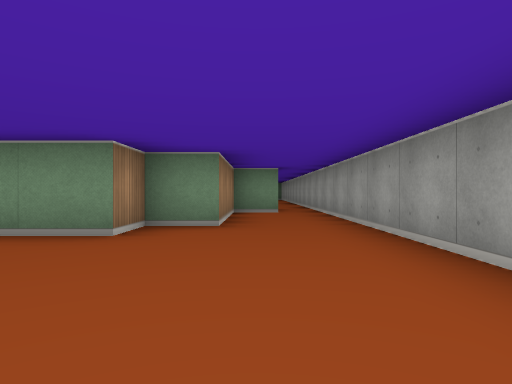
view 1 (above)

19 first-person views from a walk through a cub3D maze. The camera is about half as high as the walls, looks level and sees 75° across. The floor is counted in squares. Each view is taken from the middle of a square. On the plan, view 1 faces up. The plan holds only what a view shows up to about 9 squares ahead; the rest is blank.

view 2
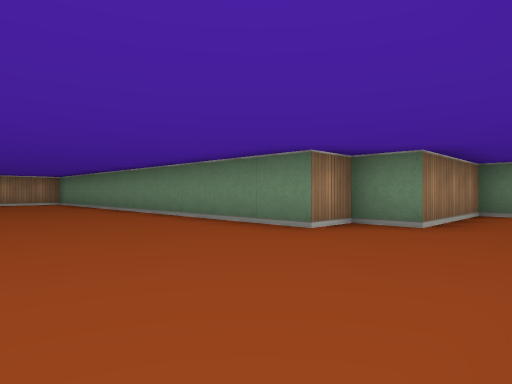

view 3
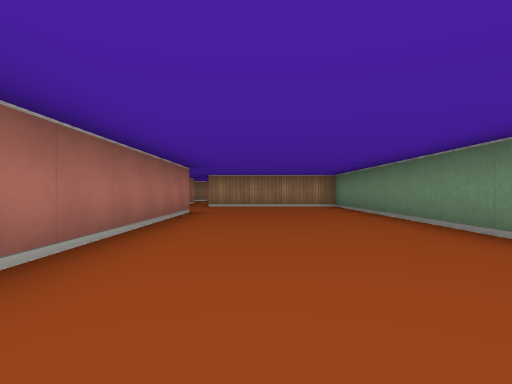

view 4
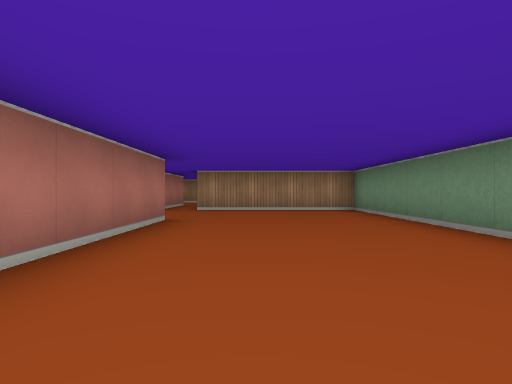

view 5
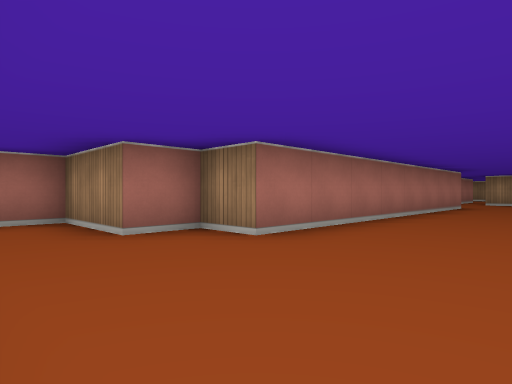

view 6
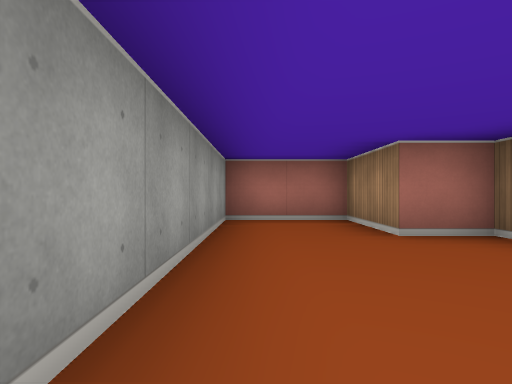

view 7
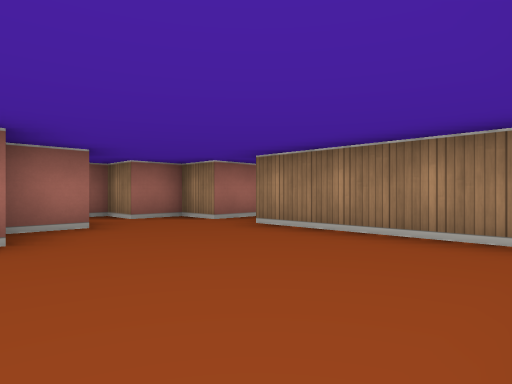

view 8
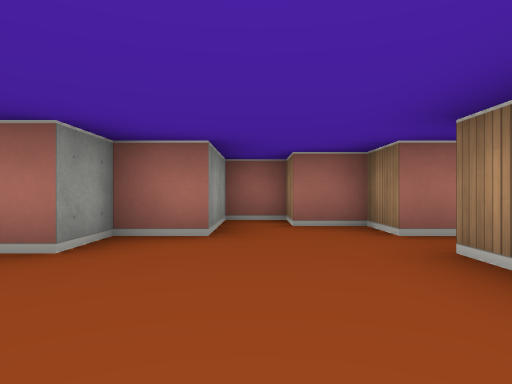

view 9
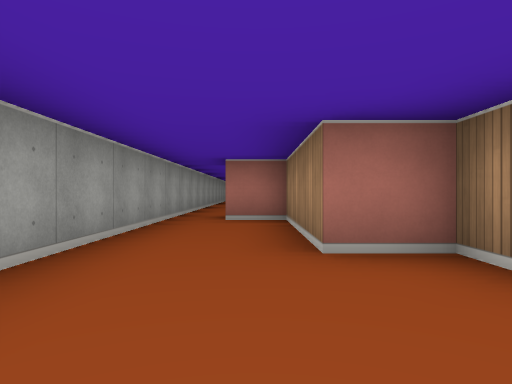

view 10
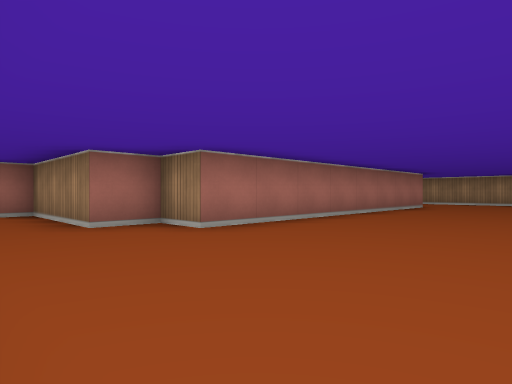

view 11
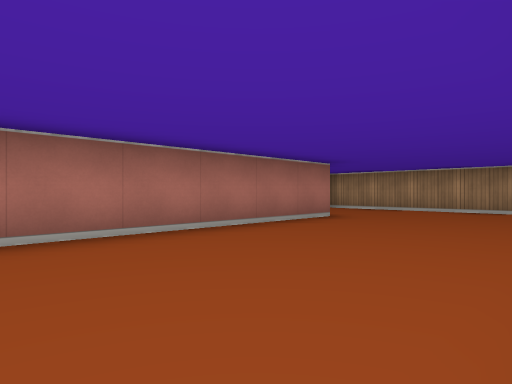

view 12
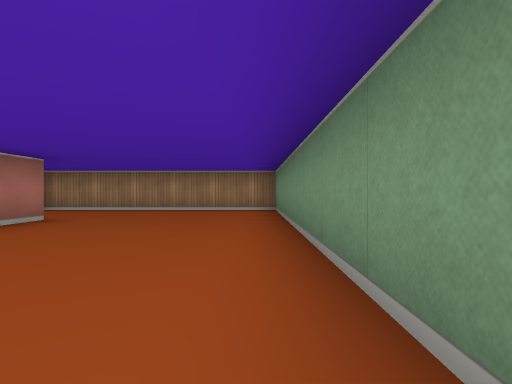

view 13
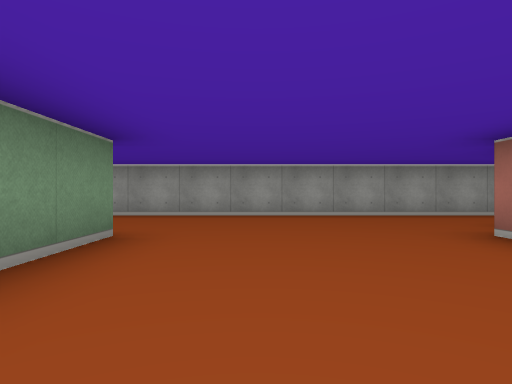

view 14
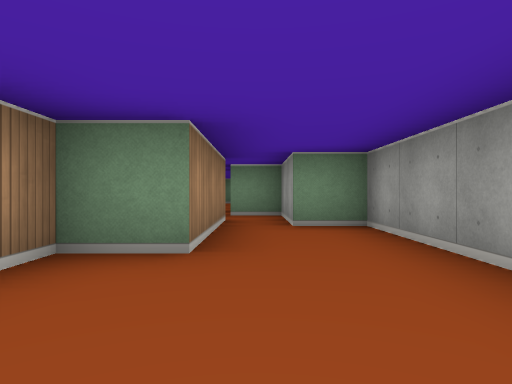

view 15
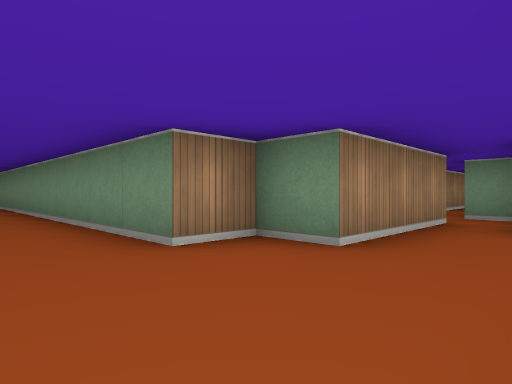

view 16
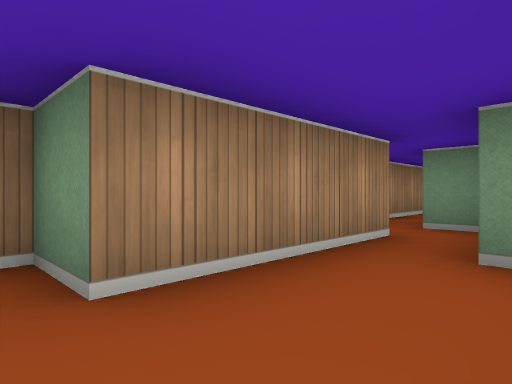

view 17
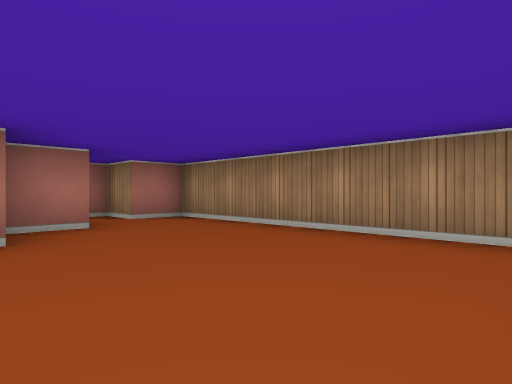

view 18
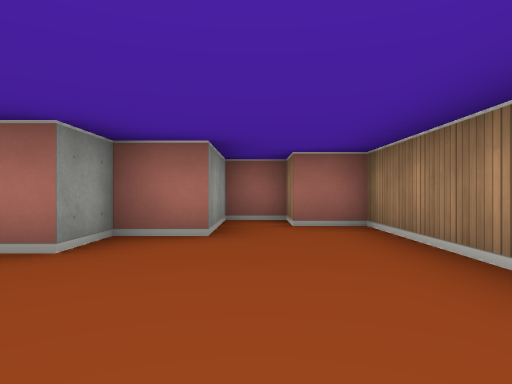

view 19
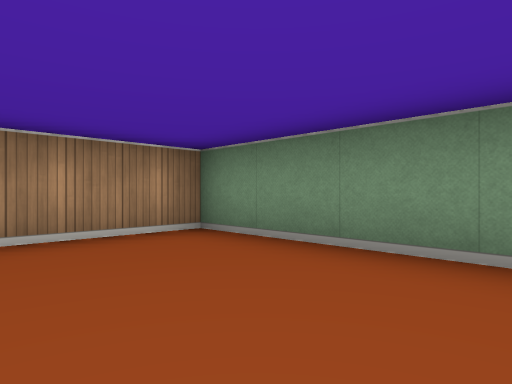

### Floor plan
Ten units are one square. View 1 is at (0, 0); x grows to the right and y downward. Boxes are objects, and circles mark ways between rooms. Rooms are numbered by the first view taken in them; rooms with no view inside come last. Other rooms are left out.
<svg viewBox="-135 -210 155 250">
<path fill="none" stroke="#000" d="M-125 15 -125 25 -115 25 -115 35 -105 35 -105 15 -95 15 -95 5 -15 5 -15 15 -5 15 -5 35 15 35 15 -85M6 -75 -5 -75 -5 -45 -15 -45 -15 -35 -125 -35 -125 5M-5 -205 -5 -175 -15 -175 -15 -165 -125 -165 -125 -105 -115 -105 -115 -95 -105 -95 -105 -115 -95 -115 -95 -125 -15 -125 -15 -115 -5 -115 -5 -85 5 -85M15 -85 15 -195 5 -195 5 -205"/>
<circle cx="10" cy="-80" r="3" fill="#2a7"/>
<text x="-50" y="-10">1</text>
<text x="-50" y="-140">2</text>
</svg>
Room 1 opens to room 2.

Where each view was taken, in squares from view 1:
view 1: 0 up, 0 right, facing up
view 2: 0 up, 1 right, facing up-left
view 3: 1 up, 2 left, facing left
view 4: 1 up, 4 left, facing left
view 5: 2 up, 1 right, facing down-left
view 6: 2 up, 1 right, facing down
view 7: 3 up, 9 left, facing down-left
view 8: 2 up, 11 left, facing down
view 9: 14 up, 0 right, facing down
view 10: 16 up, 1 right, facing down-left
view 11: 16 up, 4 left, facing down-left
view 12: 16 up, 4 left, facing left
view 13: 15 up, 5 left, facing right
view 14: 15 up, 0 right, facing up
view 15: 15 up, 1 right, facing up-left
view 16: 17 up, 1 right, facing up-left
view 17: 16 up, 9 left, facing down-left
view 18: 15 up, 11 left, facing down
view 19: 14 up, 9 left, facing up-left
